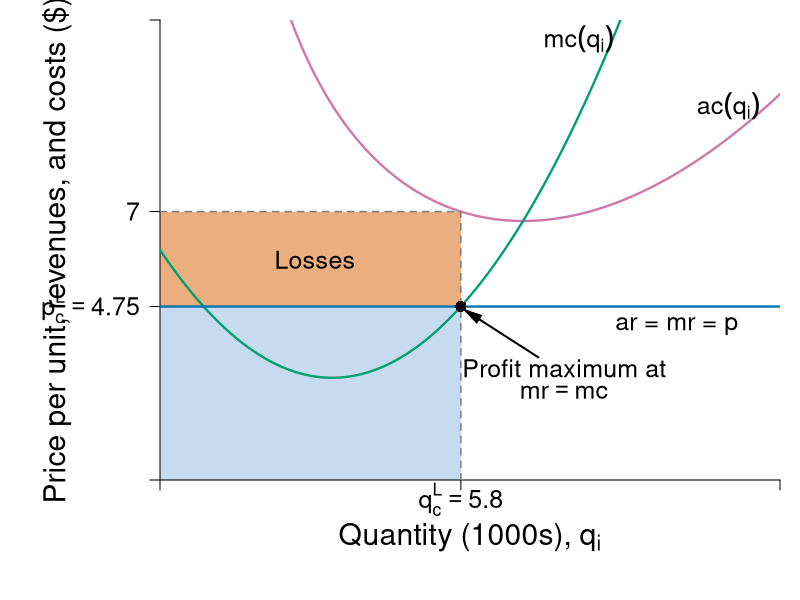

The R script that drew this image:
#Graph Designer: Simon Halliday
#Authors: Bowles and Halliday
#Title: Coordination, Conflict and Competition: A Text in Microeconomics

require(shape)
#pdf(file = "firmmarketsupply/perf_comp_costs.pdf", width = 9, height = 7)
png(file = "firmmarketsupply/perf_comp_costs_cube_outlier_losses.png", width = 6*120, height = 4.5*120)

#Set parameters for graphics
pointsize <- 1.8
axislabelsize <- 1.8
labelsize <- 1.5
namesize <- 1.8
annotatesize <- 1.5
graphlinewidth <- 2.3
segmentlinewidth <- 1.5

COL <- c("#7fc97f", "#beaed4", "#fdc086", "#ffff99", "#386cb0", "#f0027f", "#bf5b17", "#666666")
COLA <- c("#e0f3db", "#99d8c9","#66c2a4","#41ae76", "#238b45", "#005824")
COLB <- c("#c6dbef", "#4eb3d3", "#2b8cbe", "#0868ac","#084081")
grays <- gray.colors(25, start = 1, end = 0)
CBCols <- c("#009E73","#0072B2","#E69F00","#CC79A7", "#F0E442","#D55E00")
CBColsAlpha <- c(rgb(213/255, 94/255, 0, 0.5), rgb(204/255, 121/255, 167/255, 0.5))
#Edited the margins to cater for the larger LHS labels
par(mar =  c(6, 8, 1, 1))

AvgRevenue <- function(x, rmax = 12, xmax = 12){
  rmax - (rmax/xmax)*x
}

MRevenue <- function(x, rmax = 12, xmax = 12){
  rmax - 2*(rmax/xmax)*x
}

TotCost <- function(x, c0 = 20, c1 = 6, c2 = -1, c3 = 0.1){
  c0 + c1*x + c2*(x^2) + c3*(x^3)
}

AvgCost <- function(x, c0 = 20, c1 = 6, c2 = -1, c3 = 0.1){
  #  TotCost(x) / x
  c0 / x + c1 + c2*x + c3*(x^2)
}

MCost <- function(x, c1 = 6, c2 = -1, c3 = 0.1){
  # deriv(TotCost(x), x)
  c1 + 2*c2*x + 3*c3*(x^2)
}

eq2 <- uniroot(function(x)  MCost(x) - AvgCost(x) , c(.01,40), tol=1e-8)   
eq2[1]

prices <- c(as.numeric(eq2[1]) - 2.5, as.numeric(eq2[1]), as.numeric(eq2[1]) + 2)

eq1 <- uniroot(function(x)  MCost(x) - prices[1]  , c(1,1000), tol=1e-8)   
eq1[1]


eq3 <- uniroot(function(x)  MCost(x) - prices[3]  , c(.01,1000), tol=1e-8)   
eq3[1]

eqmQ <- as.numeric(c(eq1[1], eq2[1], eq3[1]))
eqmQ[2]

xlims <- c(0, 12)
ylims <- c(0, 12)

npts <- 501 
x <- seq(xlims[1], xlims[2], length.out = npts)
y <- seq(ylims[1], ylims[2], length.out = npts) 
a <- c(13, 16.75, 19.25)

plot(0, 0, xlim = xlims, ylim = ylims, type = "n",
     xlab = expression(paste("")),
     ylab = expression(paste("")), 
     xaxt = "n", 
     yaxt = "n", 
     cex.lab = axislabelsize, 
     bty = "n",
     xaxs="i", 
     yaxs="i")

# ticksy <- seq(from = ylims[1], to = ylims[2], by = 1)
# ylabels <- seq(from = ylims[1], to = ylims[2], by = 1)
# ticksx <- seq(from = xlims[1], to = xlims[2], by = 1)
# xlabels <- seq(from = xlims[1], to = xlims[2], by = 1)
ticksy <- c(0, MCost(eqmQ[1]), AvgCost(eqmQ[1]), NA, ylims[2])
ylabels <- c(NA, expression(paste(p[c]^{L} == 4.75)), round(AvgCost(eqmQ[1]),0), NA, NA)
ticksx <- c(0, eqmQ[1], NA, xlims[2])
xlabels <- c(NA, expression(paste(q[c]^{L} == 5.8)), NA, NA)

npts <- 500 
xx1 <- seq(xlims[1], xlims[2], length.out = npts)
xx3 <- seq(2, 6, length.out = npts)

# Draw the polygon for profit
xpoly1 <- c(0, 0, eqmQ[1], eqmQ[1], 0)
ypoly1 <- c(0, MCost(eqmQ[1]), MCost(eqmQ[1]), 0, 0)
polygon(x = xpoly1, y = ypoly1, col=COLB[1],density=NULL, border = NA)

xpoly2 <- c(0, 0, eqmQ[1], eqmQ[1], 0)
ypoly2 <- c(MCost(eqmQ[1]), AvgCost(eqmQ[1]), AvgCost(eqmQ[1]), MCost(eqmQ[1]), MCost(eqmQ[1]))
polygon(x = xpoly2, y = ypoly2, col= CBColsAlpha[1], density=NULL, border = NA)


axis(1, at = ticksx, pos = 0, labels = xlabels, cex.axis=labelsize)
axis(2, at = ticksy, pos = 0, labels = ylabels, las = 1,cex.axis=labelsize)

#Label the costs
text(3, 0.85*AvgCost(x = eqmQ[2]), expression("Losses"), cex = labelsize)

#Draw the polygon for costs

#xpoly2 <- c(0, 4, 4, 0, 0)
#ypoly2 <- c(0, 0, 4, 0, 0)
#polygon(x = xpoly2, y = ypoly2, col=COLB[1], density=NULL, border = NA)

# lines(xx1, bcA(xx1, w = 10, p = 1.5), col = COLB[3], lwd = graphlinewidth)
# lines(xx1, AvgRevenue(xx1, rmax = 12, xmax = 12), col = COLB[5], lwd = graphlinewidth)
# lines(xx1, MRevenue(xx1, rmax = 12, xmax = 12), col = COLB[4], lwd = graphlinewidth)
lines(xx1, AvgCost(xx1), col = CBCols[4], lwd = graphlinewidth)
lines(xx1, MCost(xx1), col = CBCols[1], lwd = graphlinewidth)

# Label the axes

# text(0.5*(xlims[2]), -1.8, expression(paste("Output, ", x)), xpd = TRUE, cex = axislabelsize) 
text(0.5*(xlims[2]), -1.5, expression(paste("Quantity (1000s), ", q[i])), xpd = TRUE, cex = axislabelsize) 
#text(0.5*(xlims[2]), -2.5, expression(paste("Output, ", x)), xpd = TRUE, cex = axislabelsize) 
#mtext(expression(paste("Quantity of output, ", x)), side=1, line = 2.5, cex = axislabelsize)
text(-2, 0.5*ylims[2], expression(paste("Price per unit, revenues, and costs ($)")), xpd = TRUE, cex = axislabelsize, srt = 90) 

#Label curves

text(10, MCost(eqmQ[1]) - 0.5, expression(paste("ar = mr = p")), cex = labelsize)
text(11, 9.75, expression(paste(ac(q[i]))), cex = labelsize)
text(8.1, 11.5, expression(paste(mc(q[i]))), cex = labelsize)

#Labels cost and profit areas (To be added)


#Draw segments for total costs

# segments(0, AvgCost(eqmQ[2]), eqmQ[2], AvgCost(eqmQ[2]),
#          lty = 2, col = grays[20] , lwd = segmentlinewidth
# )
segments(eqmQ[1], 0, eqmQ[1], AvgCost(eqmQ[1]),
         lty = 2, col = grays[20] , lwd = segmentlinewidth
)
segments(0, AvgCost(eqmQ[1]), eqmQ[1], AvgCost(eqmQ[1]),
         lty = 2, col = grays[20] , lwd = segmentlinewidth
)

segments(0, MCost(eqmQ[1]), xlims[2], MCost(eqmQ[1]),
         lty = 1, col = CBCols[2] , lwd = graphlinewidth
)

# Label Points for comparison

points(eqmQ[1], MCost(eqmQ[1]), pch = 16, col = "black", cex = 1.5)
# text(3.8, MRevenue(x = 4) - 0.4, expression(i), cex = labelsize)


# points(4, AvgRevenue(x = 4), pch = 16, col = "black", cex = 1.5)
# text(4.2, AvgRevenue(x = 4) + 0.4, expression(h), cex = labelsize)

# Arrows (Labels to be added)

text(eqmQ[1] + 2, 2.9, expression(paste("Profit maximum at")), cex = labelsize)
text(eqmQ[1] + 2, 2.3, expression(paste(mr == mc)), cex = labelsize)
shape::Arrows(eqmQ[1] + 1.5, 3.2, eqmQ[1] + 0.2, MCost(eqmQ[1]) - 0.2, col = "black", lty = 1, lwd = 2, arr.type = "triangle", arr.lwd = 0.5)



dev.off()
